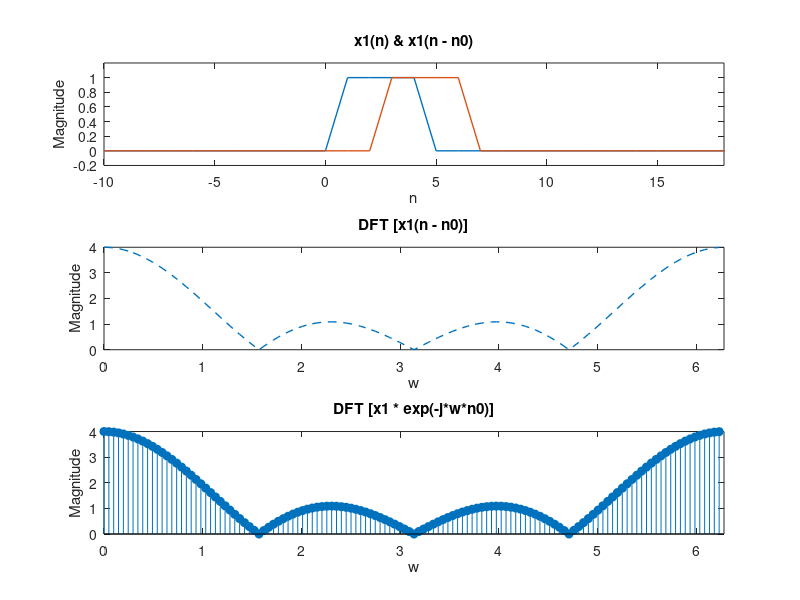

The MATLAB source for this figure:
N = 128;
x1 = ones(1, 4);
x2 = ones(1, 6);
n1 = length(x1);
n2 = length(x2);
x1 = [x1, zeros(1, N - n1)];
x2 = [x2, zeros(1, N - n2)];
n = 0 : N - 1;
k = 0 : N - 1;
w = 2 * pi * k / N;
X1 = fft(x1);
X2 = fft(x2);
n0 = 2;
y = [zeros(1, n0), x1(1 : N - n0)];
Y = fft(y);
Y1 = X1 .* exp(4j * w * n0);
figure;
subplot(311);
plot(-10 : N, [zeros(1, 11), x1], 'LineWidth', 1);
hold on;
plot(-10 : N, [zeros(1, 11), y], 'LineWidth', 1);
xlim([-10 18]);
ylim([-0.2 1.2]);
xlabel('n');
ylabel('Magnitude');
title('x1(n) & x1(n - n0)');
subplot(312);
plot(w, abs(Y), '--', 'LineWidth', 1);
xlim([0 2 * pi]);
xlabel('w');
ylabel('Magnitude');
title('DFT [x1(n - n0)]');
subplot(313);
stem(w, abs(Y1), 'filled');
xlim([0 2 * pi]);
xlabel('w');
ylabel('Magnitude');
title('DFT [x1 * exp(-j*w*n0)]');